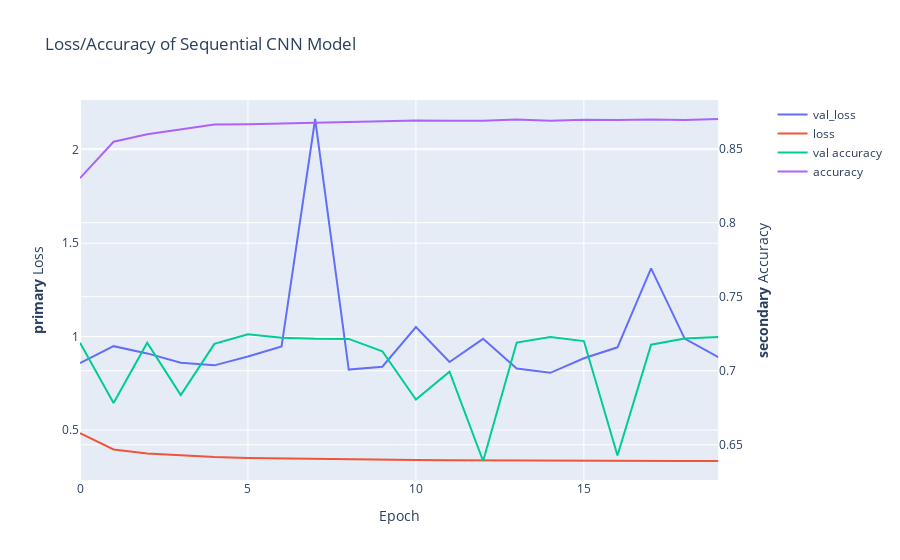

Source (notebook cell):
### Code cell
import plotly.graph_objects as go
from plotly.subplots import make_subplots

# Create figure with secondary y-axis
fig = make_subplots(specs=[[{"secondary_y": True}]])

# Add traces
fig.add_trace(
    go.Scatter( y=history.history['val_loss'], name="val_loss"),
    secondary_y=False,
)

fig.add_trace(
    go.Scatter( y=history.history['loss'], name="loss"),
    secondary_y=False,
)

fig.add_trace(
    go.Scatter( y=history.history['val_accuracy'], name="val accuracy"),
    secondary_y=True,
)

fig.add_trace(
    go.Scatter( y=history.history['accuracy'], name="accuracy"),
    secondary_y=True,
)

# Add figure title
fig.update_layout(
    title_text="Loss/Accuracy of Sequential CNN Model"
)

# Set x-axis title
fig.update_xaxes(title_text="Epoch")

# Set y-axes titles
fig.update_yaxes(title_text="<b>primary</b> Loss", secondary_y=False)
fig.update_yaxes(title_text="<b>secondary</b> Accuracy", secondary_y=True)

fig.show()

### Figure 1 — Plotly figure (JSON) as saved in the notebook; plotly's stock layout.template omitted (floating-point values rounded to 4 significant figures)
{"data": [{"name": "val_loss", "type": "scatter", "xaxis": "x", "y": [0.8582, 0.9491, 0.9103, 0.8607, 0.8463, 0.8941, 0.948, 2.165, 0.8236, 0.8393, 1.051, 0.8642, 0.9882, 0.8291, 0.8065, 0.8846, 0.9428, 1.365, 0.9893, 0.8899], "yaxis": "y"}, {"name": "loss", "type": "scatter", "xaxis": "x", "y": [0.4834, 0.396, 0.3751, 0.3633, 0.3555, 0.3508, 0.3479, 0.3453, 0.3433, 0.3419, 0.3401, 0.3392, 0.3382, 0.3366, 0.3372, 0.3357, 0.3356, 0.3352, 0.3347, 0.3346], "yaxis": "y"}, {"name": "val accuracy", "type": "scatter", "xaxis": "x", "y": [0.7189, 0.6781, 0.7189, 0.6835, 0.7181, 0.7247, 0.7222, 0.7215, 0.7215, 0.7131, 0.6805, 0.6993, 0.639, 0.719, 0.7228, 0.72, 0.6427, 0.7175, 0.7217, 0.7227], "yaxis": "y2"}, {"name": "accuracy", "type": "scatter", "xaxis": "x", "y": [0.8301, 0.8547, 0.8597, 0.863, 0.8663, 0.8665, 0.8672, 0.8674, 0.8681, 0.8686, 0.869, 0.8689, 0.8689, 0.8697, 0.8689, 0.8696, 0.8694, 0.8698, 0.8694, 0.8701], "yaxis": "y2"}], "layout": {"title": {"text": "Loss/Accuracy of Sequential CNN Model"}, "xaxis": {"anchor": "y", "domain": [0, 0.94], "title": {"text": "Epoch"}}, "yaxis": {"anchor": "x", "domain": [0, 1], "title": {"text": "<b>primary</b> Loss"}}, "yaxis2": {"anchor": "x", "overlaying": "y", "side": "right", "title": {"text": "<b>secondary</b> Accuracy"}}}}
